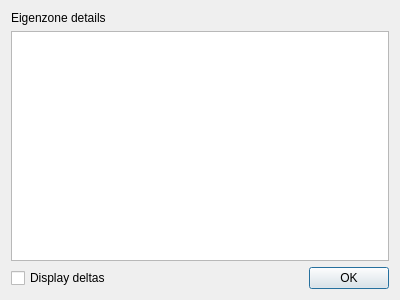
<?xml version="1.0" encoding="UTF-8"?>
<ui version="4.0">
 <class>EigenzoneDetailsDialog</class>
 <widget class="QDialog" name="EigenzoneDetailsDialog">
  <property name="geometry">
   <rect>
    <x>0</x>
    <y>0</y>
    <width>400</width>
    <height>300</height>
   </rect>
  </property>
  <property name="sizePolicy">
   <sizepolicy hsizetype="MinimumExpanding" vsizetype="MinimumExpanding">
    <horstretch>0</horstretch>
    <verstretch>0</verstretch>
   </sizepolicy>
  </property>
  <property name="windowTitle">
   <string>Eigenzone details</string>
  </property>
  <layout class="QVBoxLayout" name="verticalLayout">
   <item>
    <widget class="QLabel" name="ql_title">
     <property name="text">
      <string>Eigenzone details</string>
     </property>
    </widget>
   </item>
   <item>
    <widget class="QTableView" name="qtbv_ezProps">
     <property name="sizePolicy">
      <sizepolicy hsizetype="MinimumExpanding" vsizetype="MinimumExpanding">
       <horstretch>0</horstretch>
       <verstretch>0</verstretch>
      </sizepolicy>
     </property>
    </widget>
   </item>
   <item>
    <layout class="QHBoxLayout" name="horizontalLayout">
     <item>
      <widget class="QCheckBox" name="qcbox_dispalyDeltas">
       <property name="text">
        <string>Display deltas</string>
       </property>
      </widget>
     </item>
     <item>
      <widget class="QDialogButtonBox" name="buttonBox">
       <property name="standardButtons">
        <set>QDialogButtonBox::Ok</set>
       </property>
      </widget>
     </item>
    </layout>
   </item>
  </layout>
 </widget>
 <resources/>
 <connections>
  <connection>
   <sender>buttonBox</sender>
   <signal>accepted()</signal>
   <receiver>EigenzoneDetailsDialog</receiver>
   <slot>accept()</slot>
   <hints>
    <hint type="sourcelabel">
     <x>199</x>
     <y>278</y>
    </hint>
    <hint type="destinationlabel">
     <x>199</x>
     <y>149</y>
    </hint>
   </hints>
  </connection>
 </connections>
</ui>
